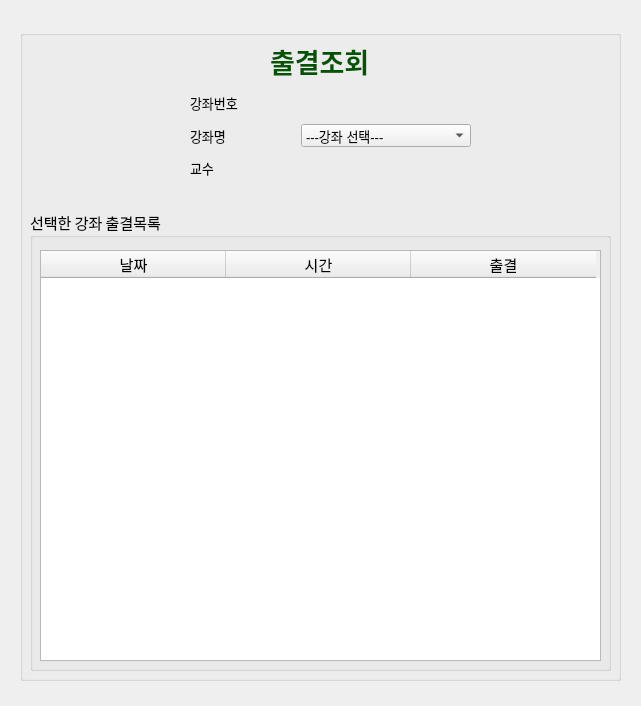
<?xml version="1.0" encoding="UTF-8"?>
<ui version="4.0">
 <class>Form</class>
 <widget class="QWidget" name="Form">
  <property name="enabled">
   <bool>true</bool>
  </property>
  <property name="geometry">
   <rect>
    <x>0</x>
    <y>0</y>
    <width>641</width>
    <height>706</height>
   </rect>
  </property>
  <property name="windowTitle">
   <string>Form</string>
  </property>
  <widget class="QGroupBox" name="groupBox">
   <property name="geometry">
    <rect>
     <x>20</x>
     <y>30</y>
     <width>601</width>
     <height>651</height>
    </rect>
   </property>
   <property name="title">
    <string/>
   </property>
   <widget class="QWidget" name="horizontalLayoutWidget">
    <property name="geometry">
     <rect>
      <x>200</x>
      <y>10</y>
      <width>201</width>
      <height>41</height>
     </rect>
    </property>
    <layout class="QHBoxLayout" name="horizontalLayout">
     <item alignment="Qt::AlignHCenter">
      <widget class="QLabel" name="hello_label">
       <property name="font">
        <font>
         <family>LG Smart UI Bold</family>
         <pointsize>20</pointsize>
         <weight>75</weight>
         <bold>true</bold>
        </font>
       </property>
       <property name="styleSheet">
        <string notr="true">color:rgb(0, 85, 0)</string>
       </property>
       <property name="text">
        <string>출결조회</string>
       </property>
      </widget>
     </item>
    </layout>
   </widget>
   <widget class="QGroupBox" name="groupBox_2">
    <property name="geometry">
     <rect>
      <x>10</x>
      <y>180</y>
      <width>581</width>
      <height>461</height>
     </rect>
    </property>
    <property name="font">
     <font>
      <family>Agency FB</family>
      <pointsize>11</pointsize>
     </font>
    </property>
    <property name="title">
     <string>선택한 강좌 출결목록</string>
    </property>
    <widget class="QTableWidget" name="lect_table">
     <property name="enabled">
      <bool>true</bool>
     </property>
     <property name="geometry">
      <rect>
       <x>10</x>
       <y>40</y>
       <width>561</width>
       <height>411</height>
      </rect>
     </property>
     <attribute name="horizontalHeaderDefaultSectionSize">
      <number>185</number>
     </attribute>
     <attribute name="horizontalHeaderShowSortIndicator" stdset="0">
      <bool>false</bool>
     </attribute>
     <attribute name="horizontalHeaderStretchLastSection">
      <bool>false</bool>
     </attribute>
     <column>
      <property name="text">
       <string>날짜</string>
      </property>
      <property name="textAlignment">
       <set>AlignCenter</set>
      </property>
     </column>
     <column>
      <property name="text">
       <string>시간</string>
      </property>
      <property name="textAlignment">
       <set>AlignCenter</set>
      </property>
     </column>
     <column>
      <property name="text">
       <string>출결</string>
      </property>
      <property name="textAlignment">
       <set>AlignCenter</set>
      </property>
     </column>
    </widget>
   </widget>
   <widget class="QWidget" name="layoutWidget">
    <property name="geometry">
     <rect>
      <x>120</x>
      <y>60</y>
      <width>331</width>
      <height>91</height>
     </rect>
    </property>
    <layout class="QHBoxLayout" name="horizontalLayout_2">
     <item>
      <layout class="QVBoxLayout" name="verticalLayout">
       <property name="leftMargin">
        <number>50</number>
       </property>
       <property name="rightMargin">
        <number>0</number>
       </property>
       <item>
        <widget class="QLabel" name="hello_label_4">
         <property name="font">
          <font>
           <pointsize>10</pointsize>
          </font>
         </property>
         <property name="text">
          <string>강좌번호</string>
         </property>
        </widget>
       </item>
       <item>
        <widget class="QLabel" name="hello_label_2">
         <property name="font">
          <font>
           <pointsize>10</pointsize>
          </font>
         </property>
         <property name="text">
          <string>강좌명</string>
         </property>
        </widget>
       </item>
       <item>
        <widget class="QLabel" name="hello_label_3">
         <property name="font">
          <font>
           <pointsize>10</pointsize>
          </font>
         </property>
         <property name="text">
          <string>교수</string>
         </property>
        </widget>
       </item>
      </layout>
     </item>
     <item>
      <layout class="QVBoxLayout" name="verticalLayout_2">
       <item>
        <widget class="QLabel" name="lect_num">
         <property name="font">
          <font>
           <pointsize>10</pointsize>
          </font>
         </property>
         <property name="text">
          <string/>
         </property>
        </widget>
       </item>
       <item>
        <widget class="QComboBox" name="lect_combo">
         <property name="minimumSize">
          <size>
           <width>170</width>
           <height>0</height>
          </size>
         </property>
         <property name="font">
          <font>
           <pointsize>10</pointsize>
          </font>
         </property>
         <item>
          <property name="text">
           <string>---강좌 선택---</string>
          </property>
         </item>
        </widget>
       </item>
       <item>
        <widget class="QLabel" name="lect_prf">
         <property name="enabled">
          <bool>true</bool>
         </property>
         <property name="font">
          <font>
           <pointsize>10</pointsize>
          </font>
         </property>
         <property name="styleSheet">
          <string notr="true">color: rgb(0, 0, 0);</string>
         </property>
         <property name="text">
          <string/>
         </property>
        </widget>
       </item>
      </layout>
     </item>
    </layout>
   </widget>
  </widget>
 </widget>
 <resources/>
 <connections/>
</ui>
